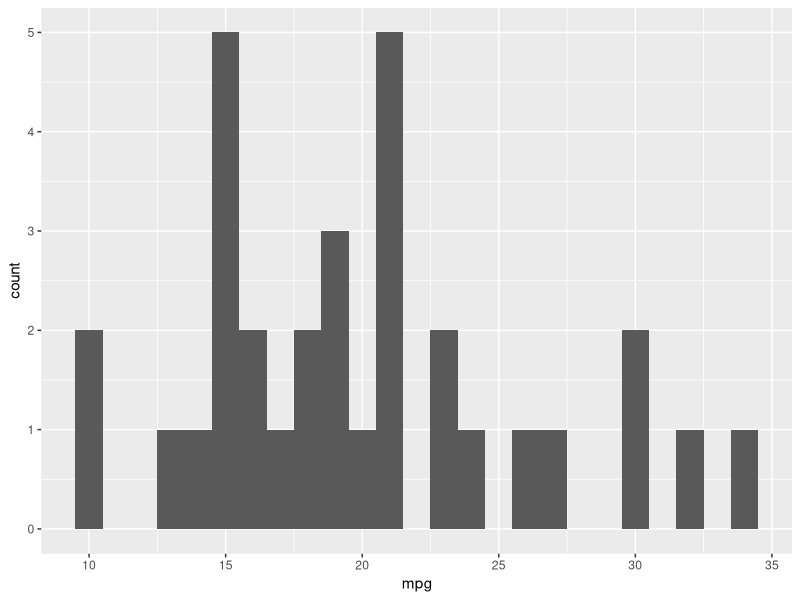
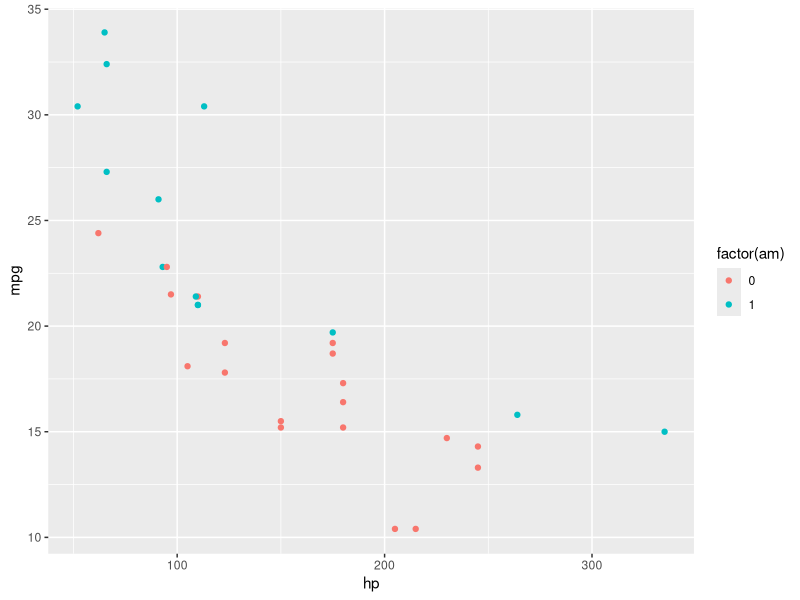

Recreate these plots in R, in order.
library(ggplot2)
mtcars
str(mtcars)

min(mtcars$mpg)

ggplot(mtcars, aes(x = mpg)) +
  geom_histogram(binwidth = 1)



ggplot(mtcars, aes(x = hp, y = mpg, color = factor(am))) + geom_point()
